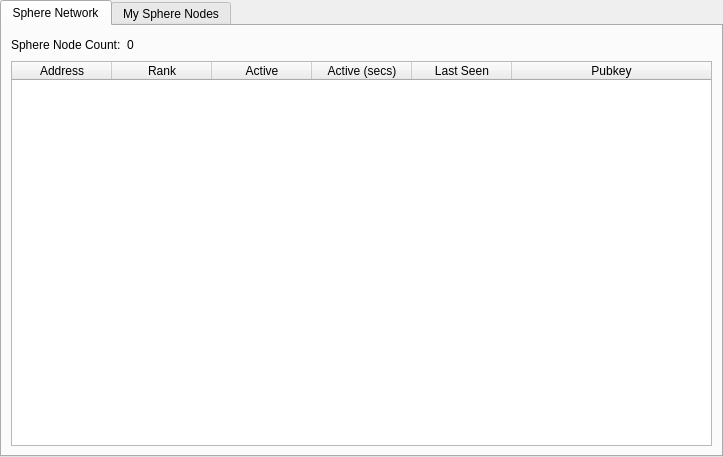
<?xml version="1.0" encoding="UTF-8"?>
<ui version="4.0">
 <class>MasternodeManager</class>
 <widget class="QWidget" name="MasternodeManager">
  <property name="geometry">
   <rect>
    <x>0</x>
    <y>0</y>
    <width>723</width>
    <height>457</height>
   </rect>
  </property>
  <property name="windowTitle">
   <string>Form</string>
  </property>
  <layout class="QVBoxLayout" name="topLayout">
   <property name="leftMargin">
    <number>0</number>
   </property>
   <property name="topMargin">
    <number>0</number>
   </property>
   <property name="rightMargin">
    <number>0</number>
   </property>
   <property name="bottomMargin">
    <number>0</number>
   </property>
   <item>
    <layout class="QVBoxLayout" name="verticalLayout">
     <property name="bottomMargin">
      <number>0</number>
     </property>
     <item>
      <widget class="QTabWidget" name="tabWidget">
       <property name="currentIndex">
        <number>0</number>
       </property>
       <widget class="QWidget" name="tab">
        <attribute name="title">
         <string>Sphere Network</string>
        </attribute>
        <layout class="QGridLayout" name="gridLayout">
         <item row="1" column="0">
          <widget class="QTableWidget" name="tableWidget">
           <property name="editTriggers">
            <set>QAbstractItemView::NoEditTriggers</set>
           </property>
           <property name="alternatingRowColors">
            <bool>true</bool>
           </property>
           <property name="selectionBehavior">
            <enum>QAbstractItemView::SelectRows</enum>
           </property>
           <attribute name="horizontalHeaderStretchLastSection">
            <bool>true</bool>
           </attribute>
           <column>
            <property name="text">
             <string>Address</string>
            </property>
           </column>
           <column>
            <property name="text">
             <string>Rank</string>
            </property>
           </column>
           <column>
            <property name="text">
             <string>Active</string>
            </property>
           </column>
           <column>
            <property name="text">
             <string>Active (secs)</string>
            </property>
           </column>
           <column>
            <property name="text">
             <string>Last Seen</string>
            </property>
           </column>
           <column>
            <property name="text">
             <string>Pubkey</string>
            </property>
           </column>
          </widget>
         </item>
         <item row="0" column="0">
          <layout class="QHBoxLayout" name="horizontalLayout_3">
           <property name="bottomMargin">
            <number>0</number>
           </property>
           <item>
            <widget class="QLabel" name="label_2">
             <property name="text">
              <string>Sphere Node Count:</string>
             </property>
            </widget>
           </item>
           <item>
            <widget class="QLabel" name="countLabel">
             <property name="text">
              <string>0</string>
             </property>
            </widget>
           </item>
           <item>
            <spacer name="horizontalSpacer_3">
             <property name="orientation">
              <enum>Qt::Horizontal</enum>
             </property>
             <property name="sizeHint" stdset="0">
              <size>
               <width>40</width>
               <height>20</height>
              </size>
             </property>
            </spacer>
           </item>
          </layout>
         </item>
        </layout>
       </widget>
       <widget class="QWidget" name="tab_2">
        <attribute name="title">
         <string>My Sphere Nodes</string>
        </attribute>
        <layout class="QGridLayout" name="gridLayout_2">
         <item row="0" column="0">
          <layout class="QVBoxLayout" name="verticalLayout_2">
           <property name="bottomMargin">
            <number>0</number>
           </property>
           <item>
            <layout class="QHBoxLayout" name="horizontalLayout">
             <item>
              <widget class="QPushButton" name="createButton">
               <property name="text">
                <string>&amp;Create...</string>
               </property>
              </widget>
             </item>
             <item>
              <widget class="QPushButton" name="copyAddressButton">
               <property name="text">
                <string>Copy &amp;Address</string>
               </property>
              </widget>
             </item>
             <item>
              <spacer name="horizontalSpacer">
               <property name="orientation">
                <enum>Qt::Horizontal</enum>
               </property>
               <property name="sizeHint" stdset="0">
                <size>
                 <width>40</width>
                 <height>20</height>
                </size>
               </property>
              </spacer>
             </item>
            </layout>
           </item>
           <item>
            <widget class="QTableWidget" name="tableWidget_2">
             <property name="editTriggers">
              <set>QAbstractItemView::NoEditTriggers</set>
             </property>
             <property name="alternatingRowColors">
              <bool>true</bool>
             </property>
             <property name="selectionMode">
              <enum>QAbstractItemView::SingleSelection</enum>
             </property>
             <property name="selectionBehavior">
              <enum>QAbstractItemView::SelectRows</enum>
             </property>
             <attribute name="horizontalHeaderStretchLastSection">
              <bool>true</bool>
             </attribute>
             <column>
              <property name="text">
               <string>Alias</string>
              </property>
             </column>
             <column>
              <property name="text">
               <string>IP/Onion</string>
              </property>
             </column>
             <column>
              <property name="text">
               <string>Status</string>
              </property>
             </column>
             <column>
              <property name="text">
               <string>Collateral Address</string>
              </property>
             </column>
            </widget>
           </item>
           <item>
            <layout class="QHBoxLayout" name="horizontalLayout_2">
             <property name="bottomMargin">
              <number>0</number>
             </property>
             <item>
              <widget class="QPushButton" name="editButton">
               <property name="text">
                <string>&amp;Edit</string>
               </property>
              </widget>
             </item>
             <item>
              <widget class="QPushButton" name="getConfigButton">
               <property name="text">
                <string>&amp;Get Config</string>
               </property>
              </widget>
             </item>
             <item>
              <widget class="QPushButton" name="removeButton">
               <property name="text">
                <string>&amp;Remove</string>
               </property>
              </widget>
             </item>
             <item>
              <spacer name="horizontalSpacer_2">
               <property name="orientation">
                <enum>Qt::Horizontal</enum>
               </property>
               <property name="sizeHint" stdset="0">
                <size>
                 <width>40</width>
                 <height>20</height>
                </size>
               </property>
              </spacer>
             </item>
            </layout>
           </item>
           <item>
            <layout class="QHBoxLayout" name="horizontalLayout_4">
             <property name="bottomMargin">
              <number>0</number>
             </property>
             <item>
              <widget class="QPushButton" name="startButton">
               <property name="text">
                <string>&amp;Start</string>
               </property>
              </widget>
             </item>
             <item>
              <widget class="QPushButton" name="stopButton">
               <property name="text">
                <string>Sto&amp;p</string>
               </property>
              </widget>
             </item>
             <item>
              <spacer name="horizontalSpacer_4">
               <property name="orientation">
                <enum>Qt::Horizontal</enum>
               </property>
               <property name="sizeHint" stdset="0">
                <size>
                 <width>40</width>
                 <height>20</height>
                </size>
               </property>
              </spacer>
             </item>
            </layout>
           </item>
           <item>
            <layout class="QHBoxLayout" name="horizontalLayout_5">
             <property name="bottomMargin">
              <number>0</number>
             </property>
             <item>
              <widget class="QPushButton" name="startAllButton">
               <property name="text">
                <string>S&amp;tart All</string>
               </property>
              </widget>
             </item>
             <item>
              <widget class="QPushButton" name="stopAllButton">
               <property name="text">
                <string>St&amp;op All</string>
               </property>
              </widget>
             </item>
             <item>
              <spacer name="horizontalSpacer_5">
               <property name="orientation">
                <enum>Qt::Horizontal</enum>
               </property>
               <property name="sizeHint" stdset="0">
                <size>
                 <width>40</width>
                 <height>20</height>
                </size>
               </property>
              </spacer>
             </item>
            </layout>
           </item>
          </layout>
         </item>
        </layout>
       </widget>
      </widget>
     </item>
    </layout>
   </item>
  </layout>
 </widget>
 <resources/>
 <connections/>
</ui>
